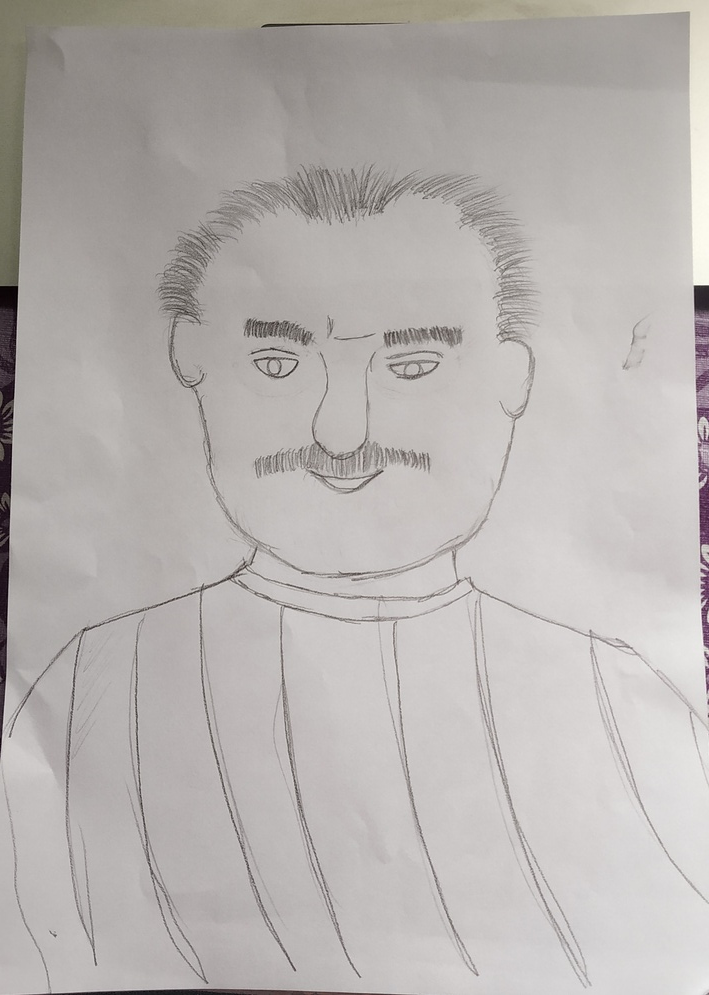
#> input picture OpenCV_Workshop_files/Images/ex2.jpg, 709 x 995 px, shrunk from 1996 x 2800 before the run, found by its file name
$ python Thresholding.py
#> lines starting #> are read from the running program, lines starting #| are printed output that depends on the picture; after the words box and inside, x2 and y2 are one past the last pixel; in counts of white or black regions, pixels touching at a corner belong together
"""
Author : Kathan Shah

File_name : Thresholding.py
"""
#----------------importing modules----------------
import cv2
from matplotlib import pyplot as plt
#-------------------------------------------------

img = '/home/kathan/Desktop/OpenCV_Tutorial/Images/ex2.jpg'

BGR = cv2.imread(img,cv2.IMREAD_COLOR)		#image reading in BGR space
#> BGR is the input picture: shape (995, 709, 3); mean B, G, R 176.2, 178.5, 183

RGB = cv2.cvtColor(BGR,cv2.COLOR_BGR2RGB)	#BGR -->RGB

img_gray = cv2.cvtColor(BGR,cv2.COLOR_BGR2GRAY)  #BGR --> GRAY

#Thresholding of image (pixel < 150 --> 0(Black))
_,threshold = cv2.threshold(img_gray,150,255,cv2.THRESH_BINARY)
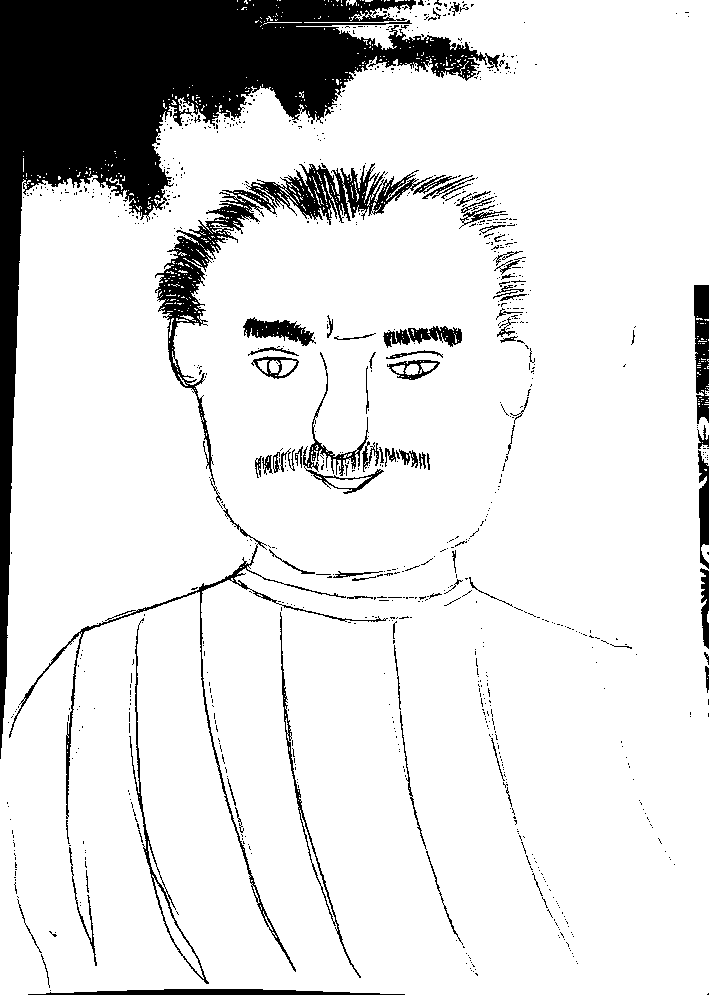
#> threshold: shape (995, 709); 86.9% white; 901 black regions (816 under 20 px), largest, box (x1, y1, x2, y2) and area: (0, 0, 500, 759) 61719, (155, 163, 433, 509) 9145, (9, 504, 388, 972) 2966


#------------------------------------using openCV-------------------------
"""
cv2.imshow('Threshold',threshold)
cv2.imshow('original',BGR)
"""
#-----------------------------------------------------------------------

#-------------------------------using matplotlib---------------------------

fig = plt.figure(figsize=(10, 100))
row = 1
col = 2
# Adds a subplot at the 1st position
fig.add_subplot(row, col, 1)

# showing image
plt.imshow(RGB)
plt.axis('off')
plt.title("original")

# Adds a subplot at the 2nd position
fig.add_subplot(row, col, 2)

# showing image
plt.imshow(threshold,'gray')
plt.axis('off')
plt.title("Threshold")

#-------------------------------------------------------------------
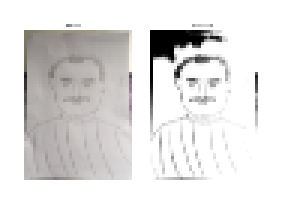
#> figure drawn by matplotlib, 2 panels
